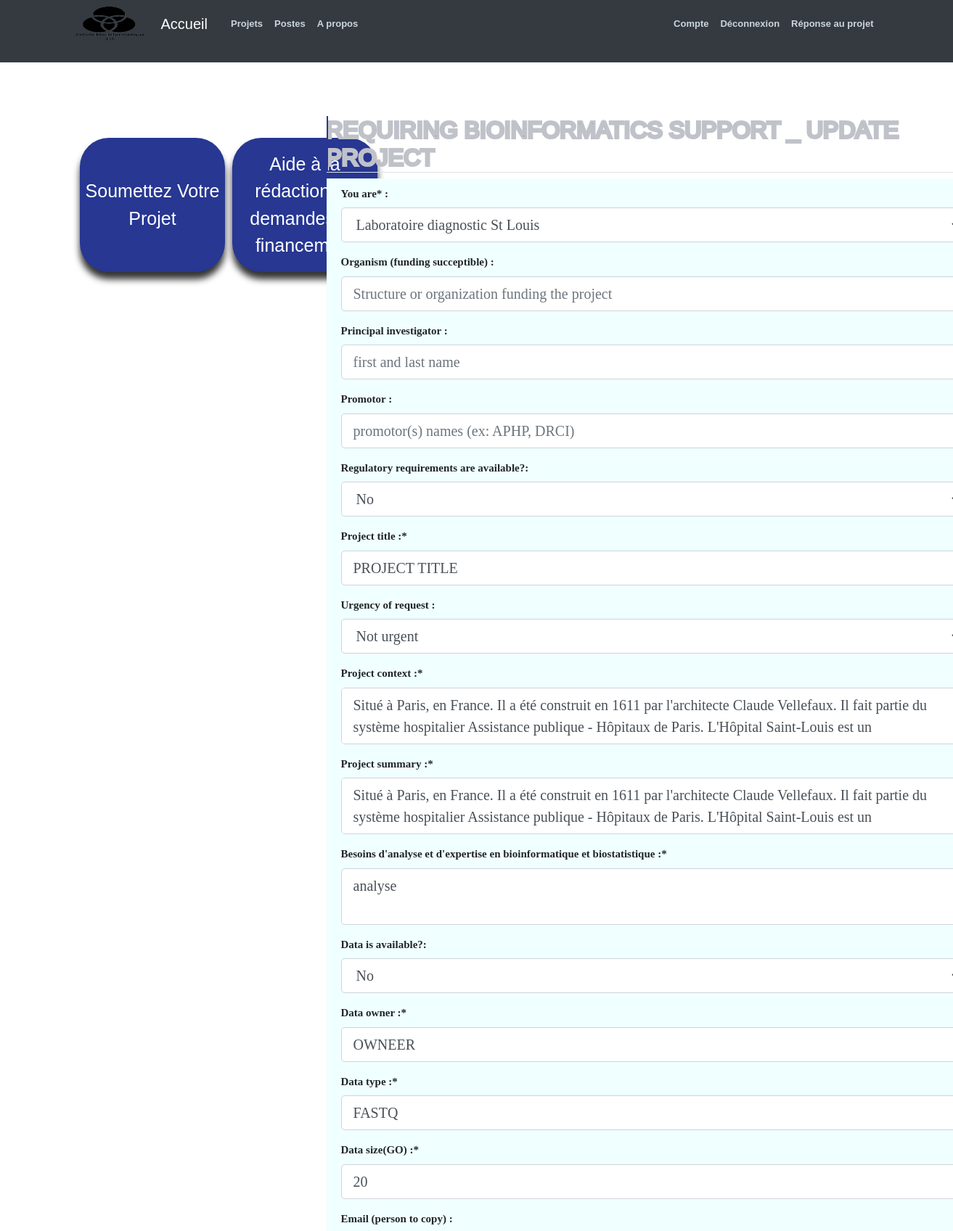
/project/1/update (signed in, upper part), run on an earlier commit of the app's database.
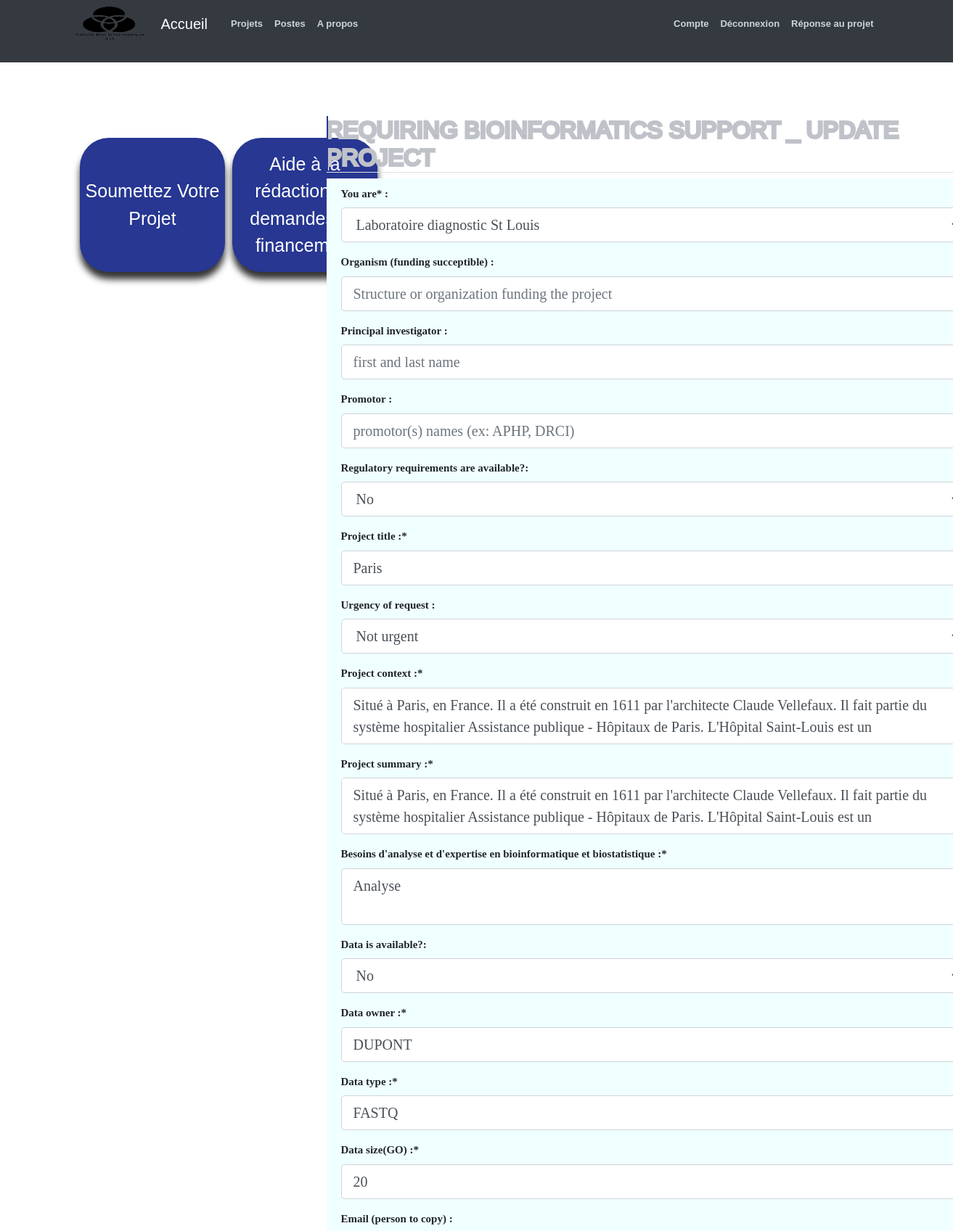
And on a later commit of the database.
### flaskblog/models.py (models this page shows, shortened)
class Project(db.Model):
    id = db.Column(db.Integer, primary_key=True)
    username = db.Column(db.String(20), unique=False, nullable=False)
    project_title = db.Column(db.String(120), unique=True, nullable=False)
    project_context = db.Column(db.Text, unique=True, nullable=False)
    project_summary = db.Column(db.Text, unique=True, nullable=False)
    bioF_needs = db.Column(db.Text, unique=False, nullable=False)
    data_owner = db.Column(db.String(20), unique=False, nullable=False)
    data_type = db.Column(db.String(20), unique=False, nullable=False)
    data_size = db.Column(db.Integer, unique=False, nullable=False)
    email = db.Column(db.String(120), nullable=False, default='noCopyMail@mail.com')
    date_posted = db.Column(db.DateTime, nullable=False,default=datetime.utcnow)
    user_id = db.Column(db.Integer, db.ForeignKey('user.id'), nullable=True)
    is_accepted = db.Column(db.Boolean, default=False, nullable=True)
    project_token = db.Column(db.String(120), unique=True, nullable=True)
    urgency_of_request = db.Column(db.String(20), unique=False, nullable=True)
    if_urgency = db.Column(db.Text, unique=False, nullable=True)
    project_context_private = db.Column(db.Text, unique=False, nullable=True)
    data_available = db.Column(db.String(20), unique=False, nullable=True)
    access_data = db.Column(db.String(120), unique=False, nullable=True)
    if_regulatory_requirements = db.Column(db.String(20), unique=False, nullable=True)
    add_info = db.Column(db.Text, unique=False, nullable=True)
    regulatory_requirements = db.Column(db.String(20), unique=False, nullable=True)
    application = db.Column(db.String(20), unique=False, nullable=True)
    clinical_service = db.Column(db.String(20), unique=False, nullable=True)
    laboratories = db.Column(db.String(20), unique=False, nullable=True)
    if_no_laboratory = db.Column(db.String(20), unique=False, nullable=True)
    organism = db.Column(db.String(20), unique=False, nullable=True)
    principal_investigator = db.Column(db.String(20), unique=False, nullable=True)
    promotor = db.Column(db.String(20), unique=False, nullable=True)

### flaskblog/projects/routes.py (the view)
@projects.route("/project/<int:project_id>/update", methods=['GET', 'POST'])
@login_required
@admin_required
def update_project(project_id):
    project = Project.query.get_or_404(project_id)
    form = ProjectForm()
    if form.validate_on_submit():
        project_update(form, project, 'POST')
        flash('Your project had been updated !', 'success')
        return redirect(url_for('projects.project', project_id=project.id))
    elif request.method == 'GET':
        project_update(form, project, 'GET')
    return render_template('create_project.html', title = 'Update Project', form=form, legend = 'Update Project')

### flaskblog/__init__.py (called while the page is built)
def admin_required(f):
    @wraps(f)
    def decorated_function(*args, **kwargs):
        if not current_user.is_admin:  # Assuming you have a user object with an `is_admin` property
            abort(403)  # HTTP 403 Forbidden error
        return f(*args, **kwargs)
    return decorated_function

### flaskblog/models.py (called while the page is built)
@login_manager.user_loader
def load_user(user_id):
    return User.query.get(int(user_id))

### flaskblog/templates/create_project.html (shortened to what the changed rows need)
{% extends "layout.html" %}
{% block content %}
    <div class="content-section">
        <form method="POST" action="">
            <fieldset class="form-group">
                <div class="form-group" id="username">
                    {{ form.username.label(class="form-control-label") }}
                    {% if form.username.errors %}
                        {{ form.username(class="form-control form-control-lg is-invalid") }}
                        <div class="invalid-feedback">
                            {% for error in form.username.errors %}
                                <span>{{ error }}</span>
                            {% endfor %}
                        </div>
                    {% else %}
                        {{ form.username(class="form-control form-control-lg") }}
                    {% endif %}
                </div>
                <div class="form-group" id="organism">
                    {{ form.organism.label(class="form-control-label") }}
                    {% if form.organism.errors %}
                        {{ form.organism(class="form-control form-control-lg is-invalid") }}
                        <div class="invalid-feedback">
                            {% for error in form.organism.errors %}
                                <span>{{ error }}</span>
                            {% endfor %}
                        </div>
                    {% else %}
                        {{ form.organism(class="form-control form-control-lg") }}
                    {% endif %}
                </div>
                <div class="form-group" id="principal_investigator">
                    {{ form.principal_investigator.label(class="form-control-label") }}
                    {% if form.principal_investigator.errors %}
                        {{ form.principal_investigator(class="form-control form-control-lg is-invalid") }}
                        <div class="invalid-feedback">
                            {% for error in form.principal_investigator.errors %}
                                <span>{{ error }}</span>
                            {% endfor %}
                        </div>
                    {% else %}
                        {{ form.principal_investigator(class="form-control form-control-lg") }}
                    {% endif %}
                </div>
                <div class="form-group" id="promotor">
                    {{ form.promotor.label(class="form-control-label") }}
                    {% if form.promotor.errors %}
                        {{ form.promotor(class="form-control form-control-lg is-invalid") }}
                        <div class="invalid-feedback">
                            {% for error in form.promotor.errors %}
                                <span>{{ error }}</span>
                            {% endfor %}
                        </div>
                    {% else %}
                        {{ form.promotor(class="form-control form-control-lg") }}
                    {% endif %}
                </div>
                <div class="form-group" id="regulatory_requirements">
                    {{ form.regulatory_requirements.label(class="form-control-label") }}
                    {% if form.regulatory_requirements.errors %}
                        {{ form.regulatory_requirements(class="form-control form-control-lg is-invalid") }}
                        <div class="invalid-feedback">
                            {% for error in form.regulatory_requirements.errors %}
                                <span>{{ error }}</span>
                            {% endfor %}
                        </div>
                    {% else %}
                        {{ form.regulatory_requirements(class="form-control form-control-lg") }}
                    {% endif %}
                </div>
                <div class="form-group">
                    {{ form.project_title.label(class="form-control-label") }}
                    {% if form.project_title.errors %}
                        {{ form.project_title(class="form-control form-control-lg is-invalid") }}
                        <div class="invalid-feedback">
                            {% for error in form.project_title.errors %}
                                <span>{{ error }}</span>
                            {% endfor %}
                        </div>
                    {% else %}
                        {{ form.project_title(class="form-control form-control-lg") }}
                    {% endif %}
                </div>
                <div class="form-group" id="urgency_of_request">
                    {{ form.urgency_of_request.label(class="form-control-label") }}
                    {% if form.urgency_of_request.errors %}
                        {{ form.urgency_of_request(class="form-control form-control-lg is-invalid") }}
                        <div class="invalid-feedback">
                            {% for error in form.urgency_of_request.errors %}
                                <span>{{ error }}</span>
                            {% endfor %}
                        </div>
                    {% else %}
                        {{ form.urgency_of_request(class="form-control form-control-lg") }}
                    {% endif %}
                </div>
                <div class="form-group">
                    {{ form.project_context.label(class="form-control-label") }}
                    {% if form.project_context.errors %}
                        {{ form.project_context(class="form-control form-control-lg is-invalid") }}
                        <div class="invalid-feedback">
                            {% for error in form.project_context.errors %}
                                <span>{{ error }}</span>
                            {% endfor %}
                        </div>
                    {% else %}
                        {{ form.project_context(class="form-control form-control-lg") }}
                    {% endif %}
                </div>
                <div class="form-group">
                    {{ form.project_summary.label(class="form-control-label") }}
                    {% if form.project_summary.errors %}
                        {{ form.project_summary(class="form-control form-control-lg is-invalid") }}
                        <div class="invalid-feedback">
                            {% for error in form.project_summary.errors %}
                                <span>{{ error }}</span>
                            {% endfor %}
                        </div>
                    {% else %}
                        {{ form.project_summary(class="form-control form-control-lg") }}
                    {% endif %}
                </div>
                <div class="form-group">
                    {{ form.bioF_needs.label(class="form-control-label") }}
                    {% if form.bioF_needs.errors %}
                        {{ form.bioF_needs(class="form-control form-control-lg is-invalid") }}
                        <div class="invalid-feedback">
                            {% for error in form.bioF_needs.errors %}
                                <span>{{ error }}</span>
                            {% endfor %}
                        </div>
                    {% else %}
                        {{ form.bioF_needs(class="form-control form-control-lg") }}
                    {% endif %}
                </div>
                <div class="form-group" id="data_available">
                    {{ form.data_available.label(class="form-control-label") }}
                    {% if form.data_available.errors %}
                        {{ form.data_available(class="form-control form-control-lg is-invalid") }}
                        <div class="invalid-feedback">
                            {% for error in form.data_available.errors %}
                                <span>{{ error }}</span>
                            {% endfor %}
                        </div>
                    {% else %}
                        {{ form.data_available(class="form-control form-control-lg") }}
                    {% endif %}
                </div>
                <div class="form-group">
                    {{ form.data_owner.label(class="form-control-label") }}
                    {% if form.data_owner.errors %}
                        {{ form.data_owner(class="form-control form-control-lg is-invalid") }}
                        <div class="invalid-feedback">
                            {% for error in form.data_owner.errors %}
                                <span>{{ error }}</span>
                            {% endfor %}
                        </div>
                    {% else %}
                        {{ form.data_owner(class="form-control form-control-lg") }}
                    {% endif %}
                </div>
                <div class="form-group">
                    {{ form.data_type.label(class="form-control-label") }}
                    {% if form.data_type.errors %}
                        {{ form.data_type(class="form-control form-control-lg is-invalid") }}
                        <div class="invalid-feedback">
                            {% for error in form.data_type.errors %}
                                <span>{{ error }}</span>
                            {% endfor %}
                        </div>
                    {% else %}
                        {{ form.data_type(class="form-control form-control-lg") }}
                    {% endif %}
                </div>
                <div class="form-group">
                    {{ form.data_size.label(class="form-control-label") }}
                    {% if form.data_size.errors %}
                        {{ form.data_size(class="form-control form-control-lg is-invalid") }}
                        <div class="invalid-feedback">
                            {% for error in form.data_size.errors %}
                                <span>{{ error }}</span>
                            {% endfor %}
                        </div>
                    {% else %}
                        {{ form.data_size(class="form-control form-control-lg") }}
                    {% endif %}
                </div>
            </fieldset>
        </form>
    </div>
{% endblock content %}

What changed in the data, as far as the page shows it:
changed Project "Laboratoire diagnostic St Louis": project_title "PROJECT TITLE" → "Paris"; bioF_needs "analyse" → "Analyse"; data_owner "OWNEER" → "DUPONT"
